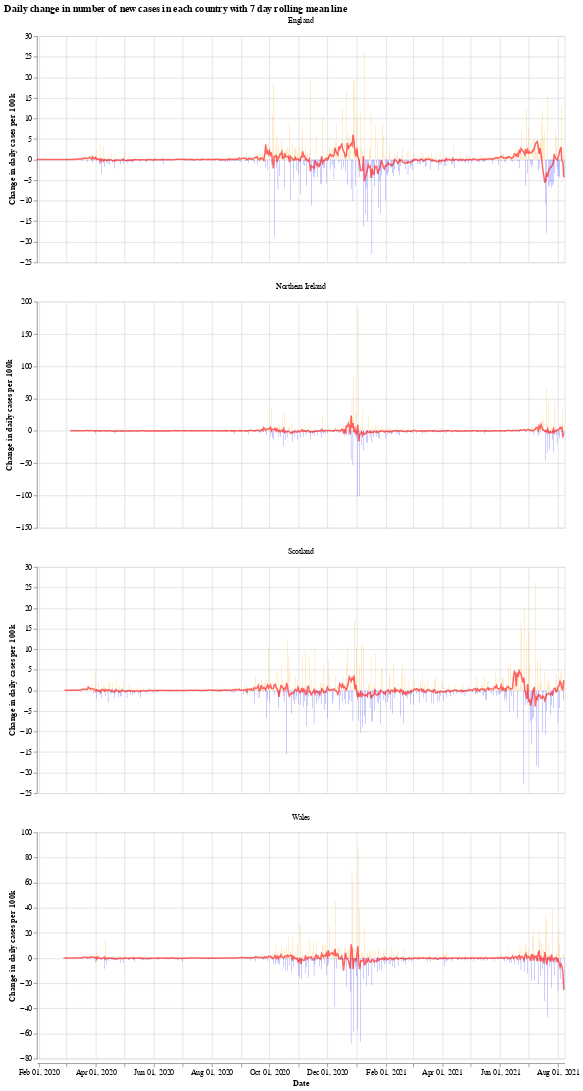

Notebook code cell kept with this figure:
### Markdown cell above
We will use the Python library `Altair` for visualising the data, see the [altair docs](https://altair-viz.github.io/) for more information.

First we have a graph which shows the daily change in the number of new cases for each country. This number jumps up and down all over the place, which is likely due to delay in reporting of new cases over the weekend. Another interesting thing is that it looks like the daily cases in Wales experienced a much shorter period of calm over the summer (calm in the sense of daily cases not jumping up and down).

The orange bars are days when the number of new cases (per 100k population) was more than the previous day, while the blue are days when the number of new cases dropped. The red line is the 7 day moving average. 

When the moving average line is below 0, it means that there is a consistent drop in new cases. We can see this clearly happening around the times that lockdowns were introduced (though, to varying degrees). I will update the graphs soon with a marker of when each lockdown started.

### Code cell
# collapse
import altair as alt

bars = alt.Chart(uk_cases).mark_bar().encode(
    x=alt.X("yearmonthdate(date):T", axis=alt.Axis(title='Date')),
    y=alt.Y("casesChangeRate:Q", axis=alt.Axis(title='Change in daily cases per 100k')),
    tooltip='casesChange',
    color=alt.condition(
        alt.datum.casesChangeRate > 0,
        alt.value("orange"),  # The positive color
        alt.value("blue")  # The negative color
    )
).properties(title='Daily change in number of new cases with 7 day rolling mean',width=700).interactive()

line = alt.Chart(uk_cases).mark_line(
    color='red',
    size=2,
    opacity=0.6
).transform_window(
    rolling_mean='mean(casesChangeRate)',
    frame=[0, 7],
    groupby=['areaName']
).encode(
    x='yearmonthdate(date):T',
    y='rolling_mean:Q'
)

alt.layer(bars, line, data=uk_cases).facet(alt.Column(
    'areaName', title=''), columns=1).resolve_scale(y='independent').properties(title='Daily change in number of new cases in each country with 7 day rolling mean line')

### Figure 1 — Vega-Lite specification as saved in the notebook (floating-point values rounded to 4 significant figures; data arrays with more than 128 entries replaced by an {"elided": "..."} marker saying what was removed)
{"config": {"view": {"continuousWidth": 400, "continuousHeight": 300}}, "data": {"name": "data-d7f4779a931b0b71a798a0dbf72c1c9d"}, "facet": {"type": "nominal", "field": "areaName", "title": ""}, "spec": {"layer": [{"mark": "bar", "encoding": {"color": {"condition": {"value": "orange", "test": "(datum.casesChangeRate > 0)"}, "value": "blue"}, "tooltip": {"type": "quantitative", "field": "casesChange"}, "x": {"type": "temporal", "axis": {"title": "Date"}, "field": "date", "timeUnit": "yearmonthdate"}, "y": {"type": "quantitative", "axis": {"title": "Change in daily cases per 100k"}, "field": "casesChangeRate"}}, "selection": {"selector001": {"type": "interval", "bind": "scales", "encodings": ["x", "y"]}}, "title": "Daily change in number of new cases with 7 day rolling mean", "width": 700}, {"mark": {"type": "line", "color": "red", "opacity": 0.6, "size": 2}, "encoding": {"x": {"type": "temporal", "field": "date", "timeUnit": "yearmonthdate"}, "y": {"type": "quantitative", "field": "rolling_mean"}}, "transform": [{"window": [{"op": "mean", "field": "casesChangeRate", "as": "rolling_mean"}], "frame": [0, 7], "groupby": ["areaName"]}]}]}, "columns": 1, "resolve": {"scale": {"y": "independent"}}, "title": "Daily change in number of new cases in each country with 7 day rolling mean line", "$schema": "https://vega.github.io/schema/vega-lite/v4.8.1.json", "datasets": {"data-d7f4779a931b0b71a798a0dbf72c1c9d": {"elided": "2132 records"}}}
